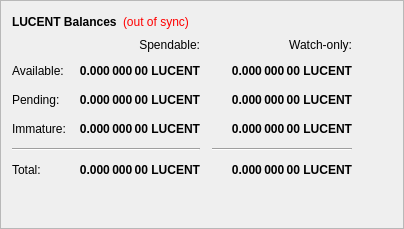
        <widget class="QFrame" name="frame">
         <property name="frameShape">
          <enum>QFrame::StyledPanel</enum>
         </property>
         <property name="frameShadow">
          <enum>QFrame::Raised</enum>
         </property>
         <layout class="QVBoxLayout" name="verticalLayout_4">
          <item>
           <layout class="QHBoxLayout" name="horizontalLayout_4">
            <item>
             <widget class="QLabel" name="label_5">
              <property name="font">
               <font>
                <weight>75</weight>
                <bold>true</bold>
               </font>
              </property>
              <property name="text">
               <string>LUCENT Balances</string>
              </property>
             </widget>
            </item>
            <item>
             <widget class="QLabel" name="labelWalletStatus">
              <property name="cursor">
               <cursorShape>WhatsThisCursor</cursorShape>
              </property>
              <property name="toolTip">
               <string>The displayed information may be out of date. Your wallet automatically synchronizes with the Lucent network after a connection is established, but this process has not completed yet.</string>
              </property>
              <property name="styleSheet">
               <string notr="true">QLabel { color: red; }</string>
              </property>
              <property name="text">
               <string notr="true">(out of sync)</string>
              </property>
              <property name="alignment">
               <set>Qt::AlignLeading|Qt::AlignLeft|Qt::AlignVCenter</set>
              </property>
             </widget>
            </item>
            <item>
             <spacer name="horizontalSpacer_3">
              <property name="orientation">
               <enum>Qt::Horizontal</enum>
              </property>
              <property name="sizeHint" stdset="0">
               <size>
                <width>40</width>
                <height>20</height>
               </size>
              </property>
             </spacer>
            </item>
           </layout>
          </item>
          <item>
           <layout class="QGridLayout" name="gridLayout">
            <property name="spacing">
             <number>12</number>
            </property>
            <item row="2" column="2">
             <widget class="QLabel" name="labelWatchPending">
              <property name="font">
               <font>
                <weight>75</weight>
                <bold>true</bold>
               </font>
              </property>
              <property name="cursor">
               <cursorShape>IBeamCursor</cursorShape>
              </property>
              <property name="toolTip">
               <string>Unconfirmed transactions to watch-only addresses</string>
              </property>
              <property name="text">
               <string notr="true">0.000 000 00 LUCENT</string>
              </property>
              <property name="alignment">
               <set>Qt::AlignRight|Qt::AlignTrailing|Qt::AlignVCenter</set>
              </property>
              <property name="textInteractionFlags">
               <set>Qt::LinksAccessibleByMouse|Qt::TextSelectableByKeyboard|Qt::TextSelectableByMouse</set>
              </property>
             </widget>
            </item>
            <item row="2" column="1">
             <widget class="QLabel" name="labelUnconfirmed">
              <property name="font">
               <font>
                <weight>75</weight>
                <bold>true</bold>
               </font>
              </property>
              <property name="cursor">
               <cursorShape>IBeamCursor</cursorShape>
              </property>
              <property name="toolTip">
               <string>Total of transactions that have yet to be confirmed, and do not yet count toward the spendable balance</string>
              </property>
              <property name="text">
               <string notr="true">0.000 000 00 LUCENT</string>
              </property>
              <property name="alignment">
               <set>Qt::AlignRight|Qt::AlignTrailing|Qt::AlignVCenter</set>
              </property>
              <property name="textInteractionFlags">
               <set>Qt::LinksAccessibleByMouse|Qt::TextSelectableByKeyboard|Qt::TextSelectableByMouse</set>
              </property>
             </widget>
            </item>
            <item row="3" column="2">
             <widget class="QLabel" name="labelWatchImmature">
              <property name="font">
               <font>
                <weight>75</weight>
                <bold>true</bold>
               </font>
              </property>
              <property name="cursor">
               <cursorShape>IBeamCursor</cursorShape>
              </property>
              <property name="toolTip">
               <string>Staked or masternode rewards in watch-only addresses that has not yet matured</string>
              </property>
              <property name="text">
               <string notr="true">0.000 000 00 LUCENT</string>
              </property>
              <property name="alignment">
               <set>Qt::AlignRight|Qt::AlignTrailing|Qt::AlignVCenter</set>
              </property>
              <property name="textInteractionFlags">
               <set>Qt::LinksAccessibleByMouse|Qt::TextSelectableByKeyboard|Qt::TextSelectableByMouse</set>
              </property>
             </widget>
            </item>
            <item row="4" column="0" colspan="2">
             <widget class="Line" name="lineSpendableBalance">
              <property name="orientation">
               <enum>Qt::Horizontal</enum>
              </property>
             </widget>
            </item>
            <item row="4" column="2">
             <widget class="Line" name="lineWatchBalance">
              <property name="sizePolicy">
               <sizepolicy hsizetype="Preferred" vsizetype="Fixed">
                <horstretch>0</horstretch>
                <verstretch>0</verstretch>
               </sizepolicy>
              </property>
              <property name="minimumSize">
               <size>
                <width>140</width>
                <height>0</height>
               </size>
              </property>
              <property name="orientation">
               <enum>Qt::Horizontal</enum>
              </property>
             </widget>
            </item>
            <item row="5" column="0">
             <widget class="QLabel" name="labelTotalText">
              <property name="text">
               <string>Total:</string>
              </property>
             </widget>
            </item>
            <item row="3" column="1">
             <widget class="QLabel" name="labelImmature">
              <property name="font">
               <font>
                <weight>75</weight>
                <bold>true</bold>
               </font>
              </property>
              <property name="cursor">
               <cursorShape>IBeamCursor</cursorShape>
              </property>
              <property name="toolTip">
               <string>Staked or masternode rewards that has not yet matured</string>
              </property>
              <property name="text">
               <string notr="true">0.000 000 00 LUCENT</string>
              </property>
              <property name="alignment">
               <set>Qt::AlignRight|Qt::AlignTrailing|Qt::AlignVCenter</set>
              </property>
              <property name="textInteractionFlags">
               <set>Qt::LinksAccessibleByMouse|Qt::TextSelectableByKeyboard|Qt::TextSelectableByMouse</set>
              </property>
             </widget>
            </item>
            <item row="2" column="3">
             <spacer name="horizontalSpacer_2">
              <property name="orientation">
               <enum>Qt::Horizontal</enum>
              </property>
              <property name="sizeHint" stdset="0">
               <size>
                <width>40</width>
                <height>20</height>
               </size>
              </property>
             </spacer>
            </item>
            <item row="3" column="0">
             <widget class="QLabel" name="labelImmatureText">
              <property name="text">
               <string>Immature:</string>
              </property>
             </widget>
            </item>
            <item row="5" column="1">
             <widget class="QLabel" name="labelTotal">
              <property name="font">
               <font>
                <weight>75</weight>
                <bold>true</bold>
               </font>
              </property>
              <property name="cursor">
               <cursorShape>IBeamCursor</cursorShape>
              </property>
              <property name="toolTip">
               <string>Your current total balance</string>
              </property>
              <property name="text">
               <string notr="true">0.000 000 00 LUCENT</string>
              </property>
              <property name="alignment">
               <set>Qt::AlignRight|Qt::AlignTrailing|Qt::AlignVCenter</set>
              </property>
              <property name="textInteractionFlags">
               <set>Qt::LinksAccessibleByMouse|Qt::TextSelectableByKeyboard|Qt::TextSelectableByMouse</set>
              </property>
             </widget>
            </item>
            <item row="5" column="2">
             <widget class="QLabel" name="labelWatchTotal">
              <property name="font">
               <font>
                <weight>75</weight>
                <bold>true</bold>
               </font>
              </property>
              <property name="cursor">
               <cursorShape>IBeamCursor</cursorShape>
              </property>
              <property name="toolTip">
               <string>Current total balance in watch-only addresses</string>
              </property>
              <property name="text">
               <string notr="true">0.000 000 00 LUCENT</string>
              </property>
              <property name="alignment">
               <set>Qt::AlignRight|Qt::AlignTrailing|Qt::AlignVCenter</set>
              </property>
              <property name="textInteractionFlags">
               <set>Qt::LinksAccessibleByMouse|Qt::TextSelectableByKeyboard|Qt::TextSelectableByMouse</set>
              </property>
             </widget>
            </item>
            <item row="0" column="2">
             <widget class="QLabel" name="labelWatchonly">
              <property name="text">
               <string>Watch-only:</string>
              </property>
              <property name="alignment">
               <set>Qt::AlignRight|Qt::AlignTrailing|Qt::AlignVCenter</set>
              </property>
             </widget>
            </item>
            <item row="1" column="0">
             <widget class="QLabel" name="labelBalanceText">
              <property name="text">
               <string>Available:</string>
              </property>
             </widget>
            </item>
            <item row="1" column="1">
             <widget class="QLabel" name="labelBalance">
              <property name="font">
               <font>
                <weight>75</weight>
                <bold>true</bold>
               </font>
              </property>
              <property name="cursor">
               <cursorShape>IBeamCursor</cursorShape>
              </property>
              <property name="toolTip">
               <string>Your current spendable balance</string>
              </property>
              <property name="text">
               <string notr="true">0.000 000 00 LUCENT</string>
              </property>
              <property name="alignment">
               <set>Qt::AlignRight|Qt::AlignTrailing|Qt::AlignVCenter</set>
              </property>
              <property name="textInteractionFlags">
               <set>Qt::LinksAccessibleByMouse|Qt::TextSelectableByKeyboard|Qt::TextSelectableByMouse</set>
              </property>
             </widget>
            </item>
            <item row="1" column="2">
             <widget class="QLabel" name="labelWatchAvailable">
              <property name="font">
               <font>
                <weight>75</weight>
                <bold>true</bold>
               </font>
              </property>
              <property name="cursor">
               <cursorShape>IBeamCursor</cursorShape>
              </property>
              <property name="toolTip">
               <string>Your current balance in watch-only addresses</string>
              </property>
              <property name="text">
               <string notr="true">0.000 000 00 LUCENT</string>
              </property>
              <property name="alignment">
               <set>Qt::AlignRight|Qt::AlignTrailing|Qt::AlignVCenter</set>
              </property>
              <property name="textInteractionFlags">
               <set>Qt::LinksAccessibleByMouse|Qt::TextSelectableByKeyboard|Qt::TextSelectableByMouse</set>
              </property>
             </widget>
            </item>
            <item row="2" column="0">
             <widget class="QLabel" name="labelPendingText">
              <property name="text">
               <string>Pending:</string>
              </property>
             </widget>
            </item>
            <item row="0" column="1">
             <widget class="QLabel" name="labelSpendable">
              <property name="text">
               <string>Spendable:</string>
              </property>
              <property name="alignment">
               <set>Qt::AlignRight|Qt::AlignTrailing|Qt::AlignVCenter</set>
              </property>
             </widget>
            </item>
           </layout>
          </item>
          <item>
           <spacer name="verticalSpacer_4">
            <property name="orientation">
             <enum>Qt::Vertical</enum>
            </property>
            <property name="sizeHint" stdset="0">
             <size>
              <width>20</width>
              <height>40</height>
             </size>
            </property>
           </spacer>
          </item>
         </layout>
        </widget>
